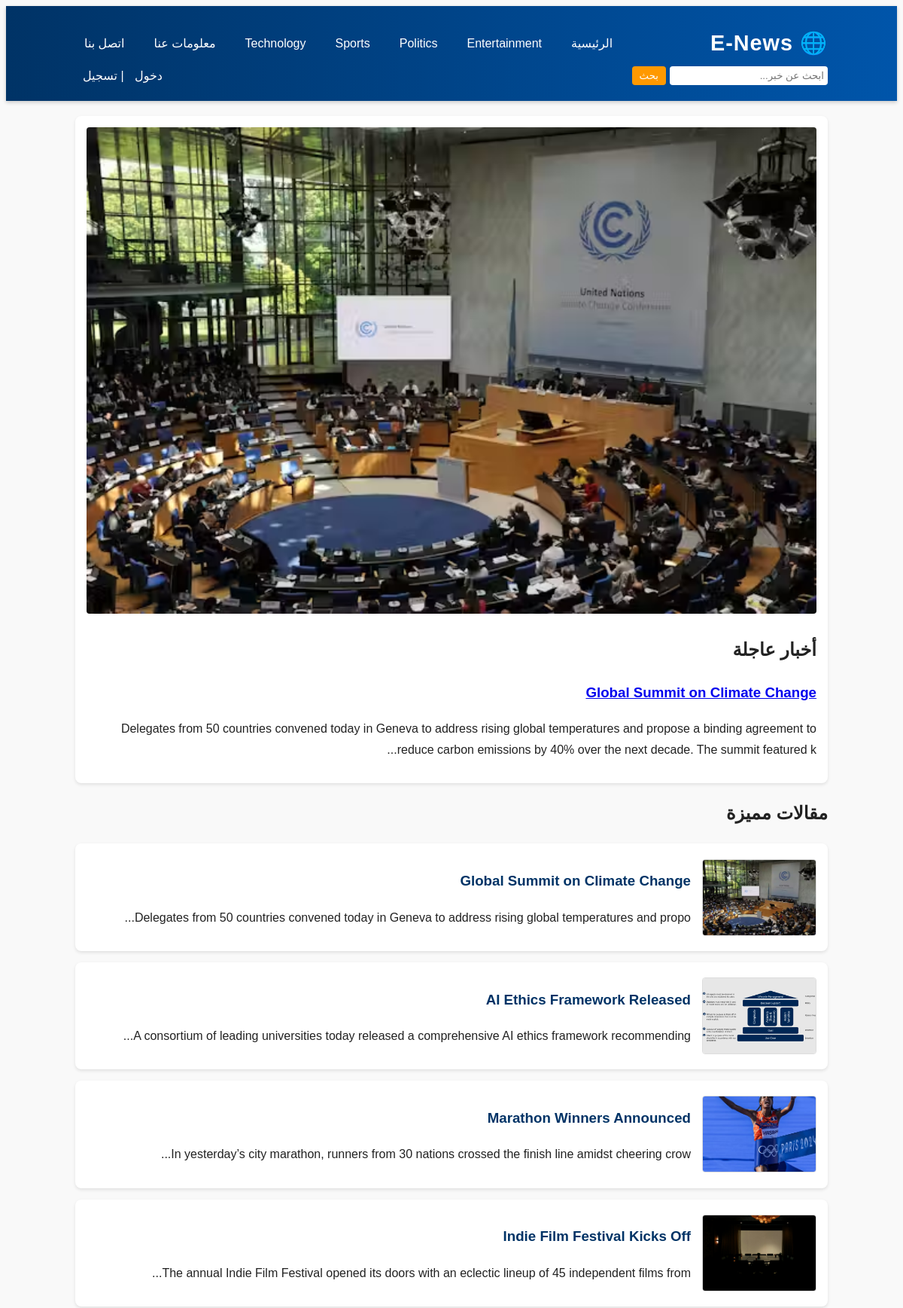
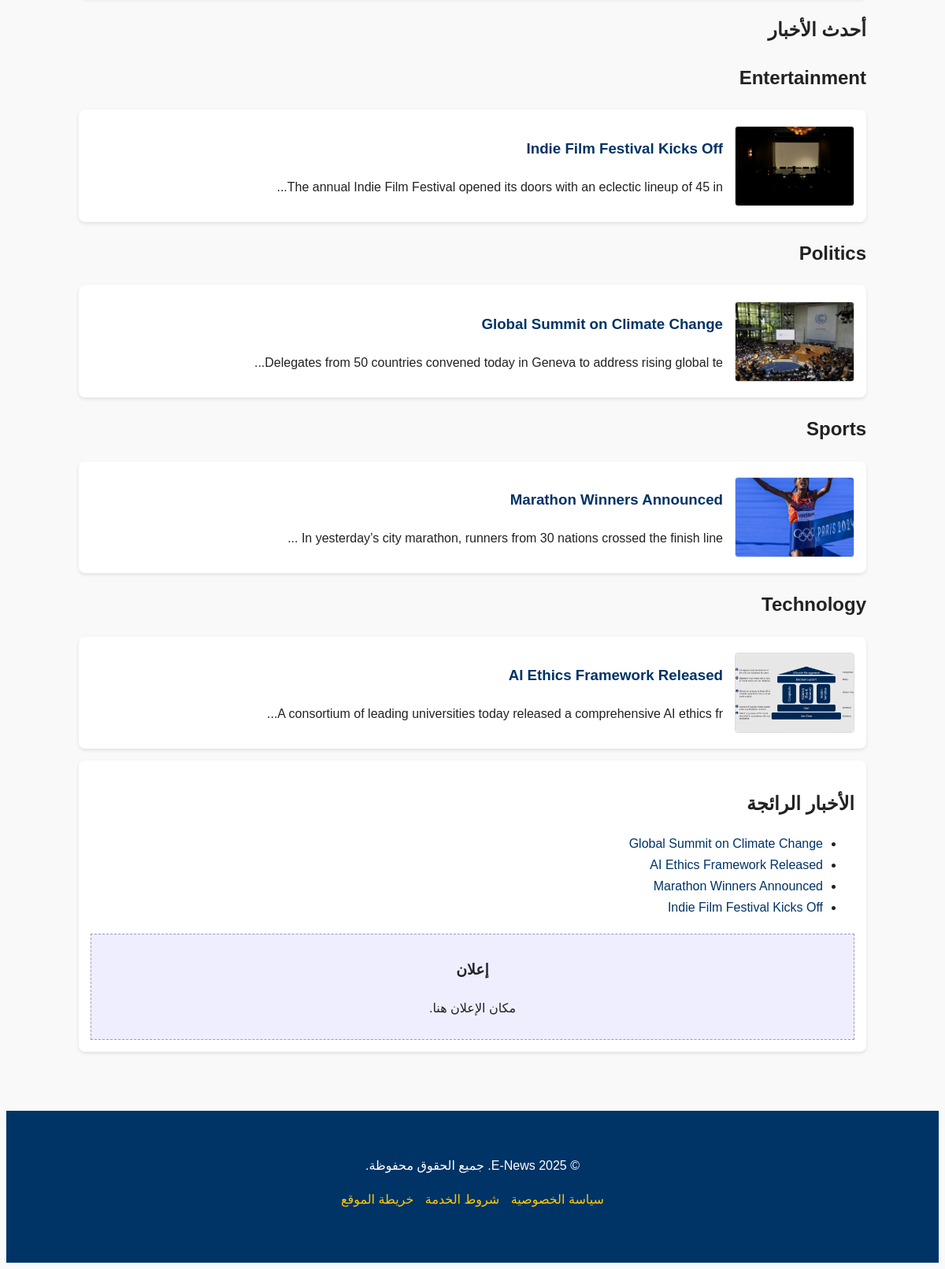
The page / on the database its author committed (2 pictures, top to bottom).
### tables this page shows
CREATE TABLE `categories` (
  `category_id` INT AUTO_INCREMENT PRIMARY KEY,
  `category_name` VARCHAR(50) UNIQUE NOT NULL
);

CREATE TABLE `articles` (
  `article_id` INT AUTO_INCREMENT PRIMARY KEY,
  `title` VARCHAR(255) NOT NULL,
  `content` TEXT NOT NULL,
  `image_url` VARCHAR(255) DEFAULT NULL,
  `category_id` INT NOT NULL,
  `author_id` INT NOT NULL,
  `published_date` TIMESTAMP DEFAULT CURRENT_TIMESTAMP,
  FOREIGN KEY (`category_id`) REFERENCES `categories`(`category_id`) ON DELETE CASCADE,
  FOREIGN KEY (`author_id`) REFERENCES `users`(`user_id`) ON DELETE CASCADE
);

### index.php (the view, shortened to what this page needs)
<?php
require 'db.php';
$cats = $pdo->query("SELECT * FROM categories")->fetchAll();
?>
<!DOCTYPE html>
<html lang="ar">
<head>
  <link rel="stylesheet" href="styles.css" />
</head>
<body>
  <header>
    <div class="container">
      <div class="logo">🌐 E-News</div>
      <nav>
        <ul>
          <li><a href="index.php">الرئيسية</a></li>
          <?php foreach($cats as $c): ?>
            <li><a href="category.php?id=<?= $c['category_id'] ?>"><?= htmlspecialchars($c['category_name']) ?></a></li>
          <?php endforeach; ?>
          <li><a href="about.html">معلومات عنا</a></li>
          <li><a href="contact.html">اتصل بنا</a></li>
        </ul>
      </nav>
      <form class="search-form" action="search.php" method="GET">
        <input type="text" name="q" placeholder="ابحث عن خبر..." required />
        <button type="submit">بحث</button>
      </form>
      <div class="auth-buttons"><a href="login.php">دخول</a> | <a href="register.php">تسجيل</a></div>
    </div>
  </header>
  <div class="container">
    <?php $bn = $pdo->query("SELECT * FROM articles ORDER BY published_date DESC LIMIT 1")->fetch(); ?>
    <section class="breaking-news">
      <article class="breaking-article">
        <?php if($bn['image_url']): ?><img src="<?= $bn['image_url'] ?>" alt="<?= htmlspecialchars($bn['title']) ?>" class="breaking-img" /><?php endif; ?>
        <h2>أخبار عاجلة</h2>
        <h3><a href="article.php?id=<?= $bn['article_id'] ?>"><?= htmlspecialchars($bn['title']) ?></a></h3>
        <p><?= nl2br(substr(htmlspecialchars($bn['content']),0,200)) ?>...</p>
      </article>
    </section>
    <section class="featured-articles">
      <h2>مقالات مميزة</h2>
      <div class="featured-grid">
        <?php
        $fa = $pdo->query("SELECT * FROM articles ORDER BY published_date DESC LIMIT 4")->fetchAll();
        foreach($fa as $f): ?>
        <article class="article-card">
          <?php if($f['image_url']): ?><img src="<?= $f['image_url'] ?>" alt="<?= htmlspecialchars($f['title']) ?>" /><?php endif; ?>
          <div>
            <h3><a href="article.php?id=<?= $f['article_id'] ?>"><?= htmlspecialchars($f['title']) ?></a></h3>
            <p><?= substr(htmlspecialchars($f['content']),0,100) ?>...</p>
          </div>
        </article>
        <?php endforeach; ?>
      </div>
    </section>
    <section class="latest-news">
      <h2>أحدث الأخبار</h2>
    </section>
    <?php foreach($cats as $cat): ?>
      <section class="category-section">
        <h2><?= htmlspecialchars($cat['category_name']) ?></h2>
        <?php
        $cr = $pdo->prepare("SELECT * FROM articles WHERE category_id=? ORDER BY published_date DESC LIMIT 3");
        $cr->execute([$cat['category_id']]);
        $catArts = $cr->fetchAll();
        if($catArts): foreach($catArts as $ca): ?>
          <article class="article-card">
            <?php if($ca['image_url']): ?><img src="<?= $ca['image_url'] ?>" alt="<?= htmlspecialchars($ca['title']) ?>" /><?php endif; ?>
            <div>
              <h3><a href="article.php?id=<?= $ca['article_id'] ?>"><?= htmlspecialchars($ca['title']) ?></a></h3>
              <p><?= substr(htmlspecialchars($ca['content']),0,80) ?>...</p>
            </div>
          </article>
        <?php endforeach; else: ?>
          <p>لا توجد مقالات في هذه الفئة بعد.</p>
        <?php endif; ?>
      </section>
    <?php endforeach; ?>
    <aside>
      <h2>الأخبار الرائجة</h2>
      <ul>
        <?php
        $trend = $pdo->query("SELECT article_id,title FROM articles ORDER BY published_date DESC LIMIT 5")->fetchAll();
        foreach($trend as $t): ?>
          <li><a href="article.php?id=<?= $t['article_id'] ?>"><?= htmlspecialchars($t['title']) ?></a></li>
        <?php endforeach; ?>
      </ul>
      <div class="ad-box">
        <h3>إعلان</h3>
        <p>مكان الإعلان هنا.</p>
      </div>
    </aside>
  </div>
  <footer>
    <div class="container">
      <p>© 2025 E-News. جميع الحقوق محفوظة.</p>
      <div class="quick-links">
        <a href="privacy.html">سياسة الخصوصية</a>
        <a href="terms.html">شروط الخدمة</a>
        <a href="sitemap.xml">خريطة الموقع</a>
      </div>
      <div class="social-icons">
      </div>
    </div>
  </footer>
</body>
</html>

### styles.css (style rules this page uses)
body { font-family: Arial, sans-serif; direction: rtl; background: #f9f9f9; color: #222; line-height: 1.7; }
.container { max-width: 1000px; margin: 0 auto; padding: 20px; }
header { background: linear-gradient(90deg, #003366, #0055aa); color: #fff; box-shadow: 0 2px 5px rgba(0,0,0,0.2); }
header .container { display: flex; align-items: center; justify-content: space-between; flex-wrap: wrap; }
.logo { font-size: 1.8em; font-weight: bold; letter-spacing: 1px; }
nav ul { list-style: none; display: flex; gap: 15px; }
nav a { color: #fff; text-decoration: none; padding: 8px 12px; transition: 0.3s; }
.search-form { display: flex; gap: 5px; }
.search-form input[type="text"] { padding: 5px; border: none; border-radius: 4px; width: 200px; }
.search-form button { padding: 5px 10px; border: none; background: #ff9900; color: #fff; cursor: pointer; border-radius: 4px; transition: 0.3s; }
.auth-buttons a { color: #fff; text-decoration: none; margin-left: 10px; }
.breaking-article, .article-card, aside { background: #fff; border-radius: 8px; box-shadow: 0 2px 4px rgba(0,0,0,0.1); margin-bottom: 15px; padding: 15px; transition: 0.3s; }
.breaking-img { width: 100%; height: auto; border-radius: 4px; }
.article-card { display: flex; gap: 15px; align-items: center; }
.article-card img { width: 150px; height: 100px; object-fit: cover; border-radius: 4px; border: 1px solid #ddd; transition: 0.3s; }
.article-card h3 a { color: #003366; text-decoration: none; transition: 0.3s; }
aside h2 { margin-bottom: 10px; }
aside li a { color: #003366; text-decoration: none; transition: 0.3s; }
.ad-box { margin-top: 20px; padding: 10px; background: #eef; text-align: center; border: 1px dashed #99c; }
footer { background: #003366; color: #fff; padding: 20px 0; margin-top: 40px; }
footer .container { text-align: center; }
footer .quick-links a, footer .social-icons a { color: #ffcc00; text-decoration: none; margin: 0 5px; transition: 0.3s; }

### rows shown on the page
categories: category_name "Entertainment"
categories: category_name "Politics"
categories: category_name "Sports"
categories: category_name "Technology"
articles: image_url (picture), title "Global Summit on Climate Change", content "Delegates from 50 countries convened today in Geneva to address rising global temperatures and propose a binding agreement to reduce carbon emissions by 40% over the next decade. The summit featured k", content "Delegates from 50 countries convened today in Geneva to address rising global temperatures and propo", content "Delegates from 50 countries convened today in Geneva to address rising global te"
articles: image_url (picture), title "AI Ethics Framework Released", content "A consortium of leading universities today released a comprehensive AI ethics framework recommending", content "A consortium of leading universities today released a comprehensive AI ethics fr"
articles: image_url (picture), title "Marathon Winners Announced", content "In yesterday’s city marathon, runners from 30 nations crossed the finish line amidst cheering crow"
articles: image_url (picture), title "Indie Film Festival Kicks Off", content "The annual Indie Film Festival opened its doors with an eclectic lineup of 45 independent films from", content "The annual Indie Film Festival opened its doors with an eclectic lineup of 45 in"
